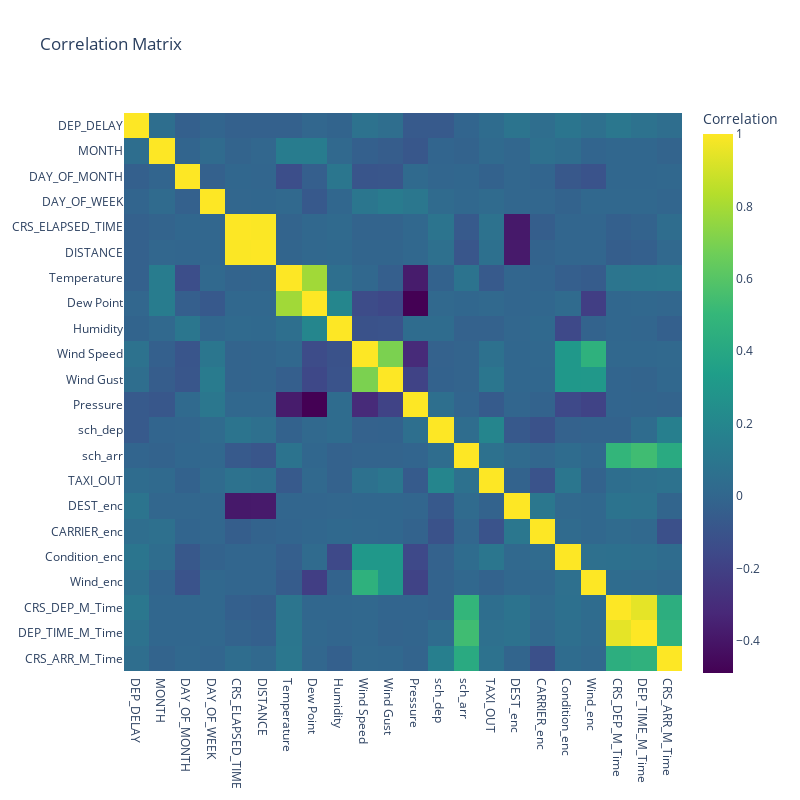

Source (notebook cell):
### Code cell
df_corr= df[['DEP_DELAY','MONTH', 'DAY_OF_MONTH', 'DAY_OF_WEEK', 'CRS_ELAPSED_TIME', 'DISTANCE','Temperature', 
             'Dew Point', 'Humidity','Wind Speed', 'Wind Gust', 'Pressure','sch_dep','sch_arr', 'TAXI_OUT', 
             'DEST_enc', 'CARRIER_enc', 'Condition_enc','Wind_enc', 'CRS_DEP_M_Time', 'DEP_TIME_M_Time', 'CRS_ARR_M_Time']]
corrmat = df_corr.corr() 
fig = px.imshow(corrmat,
                labels = dict(color='Correlation'),
                x=corrmat.columns,
                y=corrmat.index,
                color_continuous_scale='Viridis',
                title='Correlation Matrix')
fig.update_layout(width=800, height=800)
fig.show()

### Figure 1 — Plotly figure (JSON) as saved in the notebook; plotly's stock layout.template omitted (floating-point values rounded to 4 significant figures; data arrays with more than 128 entries replaced by an {"elided": "..."} marker saying what was removed)
{"data": [{"coloraxis": "coloraxis", "hovertemplate": "x: %{x}<br>y: %{y}<br>Correlation: %{z}<extra></extra>", "name": "0", "type": "heatmap", "x": ["DEP_DELAY", "MONTH", "DAY_OF_MONTH", "DAY_OF_WEEK", "CRS_ELAPSED_TIME", "DISTANCE", "Temperature", "Dew Point", "Humidity", "Wind Speed", "Wind Gust", "Pressure", "sch_dep", "sch_arr", "TAXI_OUT", "DEST_enc", "CARRIER_enc", "Condition_enc", "Wind_enc", "CRS_DEP_M_Time", "DEP_TIME_M_Time", "CRS_ARR_M_Time"], "xaxis": "x", "y": ["DEP_DELAY", "MONTH", "DAY_OF_MONTH", "DAY_OF_WEEK", "CRS_ELAPSED_TIME", "DISTANCE", "Temperature", "Dew Point", "Humidity", "Wind Speed", "Wind Gust", "Pressure", "sch_dep", "sch_arr", "TAXI_OUT", "DEST_enc", "CARRIER_enc", "Condition_enc", "Wind_enc", "CRS_DEP_M_Time", "DEP_TIME_M_Time", "CRS_ARR_M_Time"], "yaxis": "y", "z": {"elided": "22x22 float values"}}], "layout": {"coloraxis": {"colorbar": {"title": {"text": "Correlation"}}, "colorscale": [[0, "#440154"], [0.1111, "#482878"], [0.2222, "#3e4989"], [0.3333, "#31688e"], [0.4444, "#26828e"], [0.5556, "#1f9e89"], [0.6667, "#35b779"], [0.7778, "#6ece58"], [0.8889, "#b5de2b"], [1, "#fde725"]]}, "height": 800, "title": {"text": "Correlation Matrix"}, "width": 800, "xaxis": {"anchor": "y", "constrain": "domain", "domain": [0, 1], "scaleanchor": "y"}, "yaxis": {"anchor": "x", "autorange": "reversed", "constrain": "domain", "domain": [0, 1]}}}
